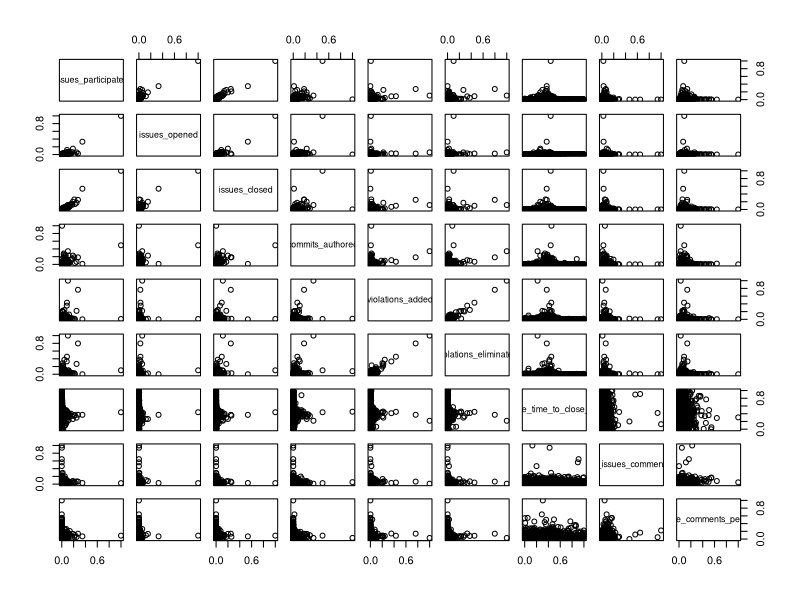
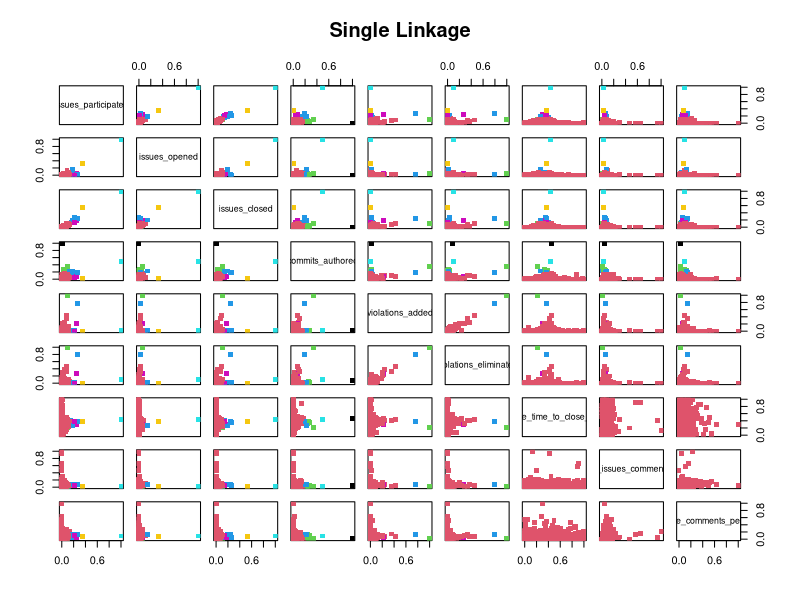
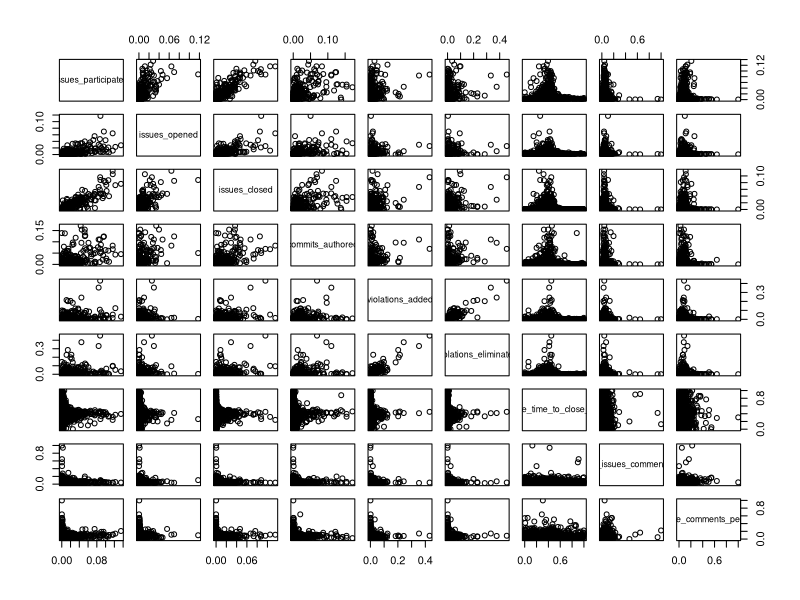
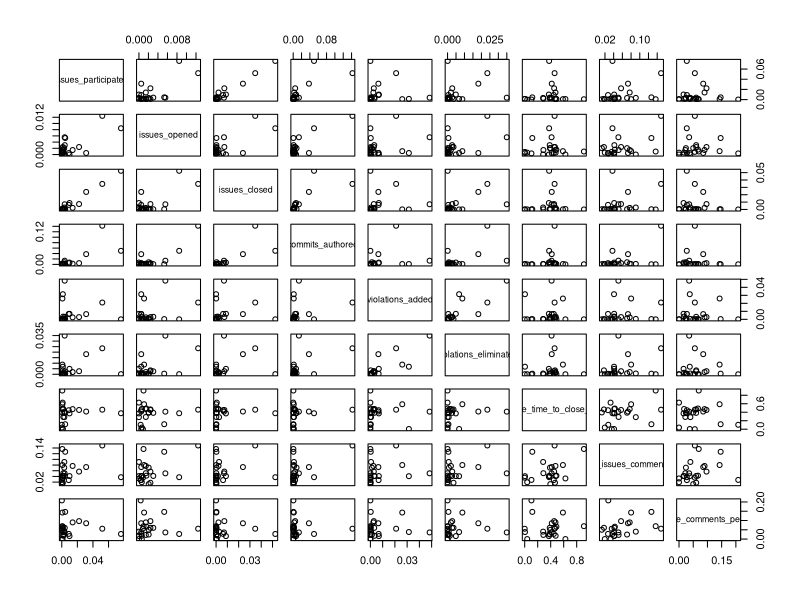
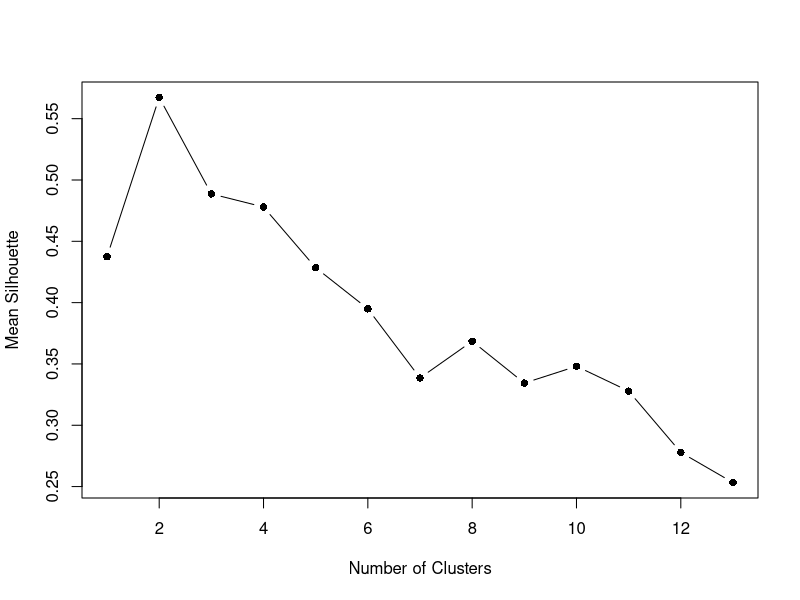
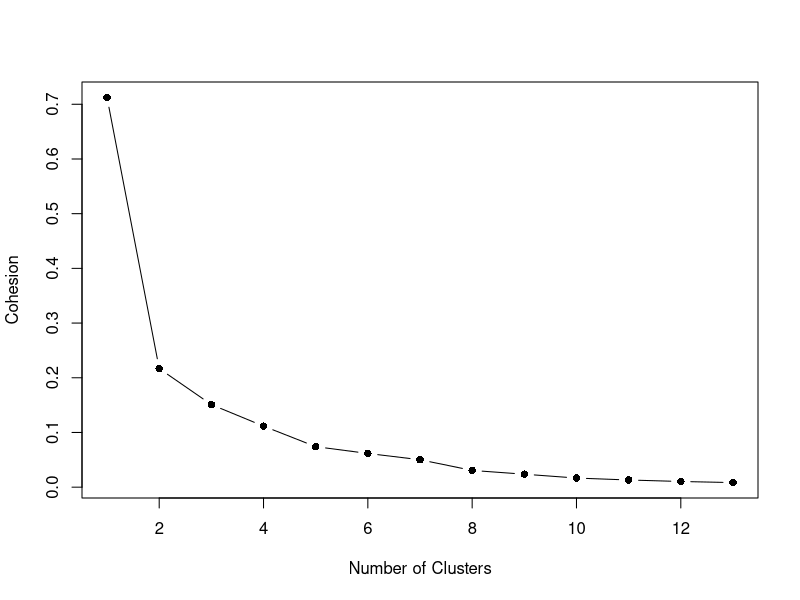
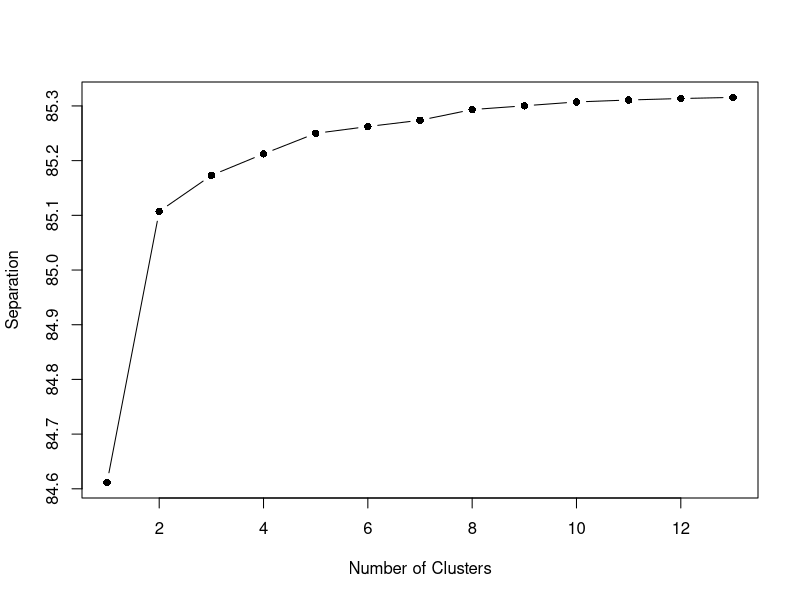
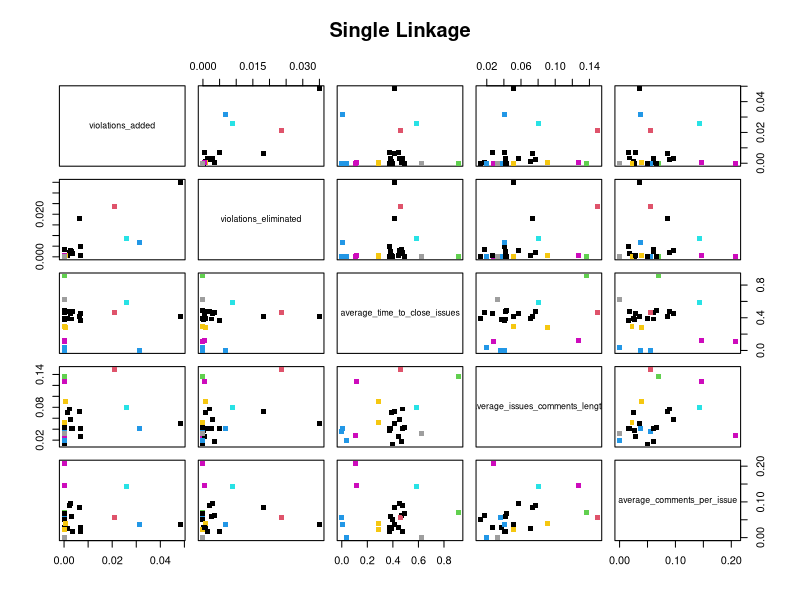

Reproduce these figures in R, in order.
library(cluster)
library(class)
library(MLmetrics)
library(dplyr)
library(tidyr)
library(ggplot2)


Distance <- function(cluster)
{
  # the center of the cluster, mean of all the points
  center <- colMeans(cluster)
  
  # calculate the summed squared error between every point and 
  # the center of that cluster 
  distance <- apply( cluster, 1, function(row)
  {
    sum( ( row - center )^2 )
  }) %>% sum()
  
  return(distance)
}
wss <- function(d) {
  sum(scale(d, scale = FALSE)^2)
}
wrap <- function(i, hc, x) {
  cl <- cutree(hc, i)
  spl <- split(x, cl)
  wss <- sum(sapply(spl, wss))
  wss
}


dataset = read.csv("dataset.csv", sep=';', header = TRUE, na.strings = c("NA"), colClasses = c("character", "character", "numeric", "numeric", "integer", "integer", "integer", "numeric", "numeric", "integer", "integer", "integer", "integer", "integer", "integer", "numeric", "integer", "integer", "integer", "integer", "integer", "integer", "integer", "integer", "integer", "integer", "integer"))

data= as.data.frame(dataset)

#First stage of data process: Missing Values removal
MissingValeus <- na.omit(data)


#Second stage of data process: Exclude 1-day developers
data2 = MissingValeus[!(MissingValeus$activity_period_in_days<=1),]

#Third stage of data process: Exclude short time contributors
data2 = data2[order(data2$activity_period_in_days,decreasing = TRUE),]
data3 = data2[-c(2307:2563),]
data3 = data3[,c('issues_participated',"issues_opened","issues_closed","commits_authored","violations_added","violations_eliminated", "average_time_to_close_issues", "average_issues_comments_length", "average_comments_per_issue")]

#Fourth stage of data process: Data normalization 
normalized = as.data.frame(lapply(data3, function(x) (x - min(x))/(max(x) - min(x))))

#Metruc for Sepperation
tss = Distance(normalized)
plot(normalized)

#First Cluster experiement
normalized_euclidean = dist(normalized[1:4], method = "euclidean")
normalized_euclidean_hc_complete = hclust(normalized_euclidean, method = "complete")
normalized_euclidean_clusters = cutree(normalized_euclidean_hc_complete, k = 7)
plot(normalized, col = normalized_euclidean_clusters, pch = 15, main = "Single Linkage")


cluster_data = (normalized_euclidean_clusters == 2)
cluster_data = rbind((which(cluster_data == TRUE)))
deep_normalized = normalized[cluster_data,]
plot(deep_normalized)

#Second Cluater only in first experiementy's second cluster 
deep_normalized_euclidean = dist(deep_normalized[1:4], method = "euclidean")
deep_normalized_euclidean_hc_complete = hclust(deep_normalized_euclidean, method = "complete")
deep_normalized_euclidean_clusters = cutree(deep_normalized_euclidean_hc_complete, k = 7)

#New dataset that only contains Devs
devops_clusters = (normalized_euclidean_clusters == 4)
devops_clusters2 = (normalized_euclidean_clusters == 5)
devops_clusters3 = (deep_normalized_euclidean_clusters == 5)
devops_clusters4 = (deep_normalized_euclidean_clusters == 6)
devops_clusters5 = (deep_normalized_euclidean_clusters == 7)
devops_cluster_data = rbind(devops_clusters, devops_clusters2, devops_clusters3, devops_clusters4, devops_clusters5)
devops_cluster_data = rbind((which(devops_cluster_data == TRUE)))
devops_normalized = normalized[devops_cluster_data,]
plot(devops_normalized)
devops_normalized = na.omit(devops_normalized)

devops_normalized_euclidean = dist(devops_normalized[5:9], method = "euclidean")
devops_normalized_euclidean_hc_complete = hclust(devops_normalized_euclidean, method = "complete")

devops_normalized_euclidean_silhouette = c()
devops_normalized_euclidean_cohesion= c()
devops_normalized_euclidean_seperation= c()
for (i in 2:14){
  devops_normalized_euclidean_clusters = cutree(devops_normalized_euclidean_hc_complete, k = i)
  devops_normalized_euclidean_silhouette[i-1] = mean(silhouette(devops_normalized_euclidean_clusters, devops_normalized_euclidean)[, 3])
  devops_normalized_euclidean_cohesion[i-1] = wrap(i, devops_normalized_euclidean_hc_complete, devops_normalized[5:9])
  devops_normalized_euclidean_seperation[i-1] = tss - devops_normalized_euclidean_cohesion[i-1]  
  
}
#Metrics for number of clusters decision
plot(devops_normalized_euclidean_silhouette, type = "b",pch=c(16), xlab="Number of Clusters", ylab="Mean Silhouette" )
plot(devops_normalized_euclidean_cohesion, type = "b",pch=c(16), xlab="Number of Clusters", ylab="Cohesion" )
plot(devops_normalized_euclidean_seperation, type = "b",pch=c(16), xlab="Number of Clusters", ylab="Separation" )

devops_normalized_euclidean_clusters = cutree(devops_normalized_euclidean_hc_complete, k = 8)
plot(devops_normalized[5:9], col = devops_normalized_euclidean_clusters, pch = 15, main = "Single Linkage")

boxplot(devops_normalized$violations_added ~ devops_normalized_euclidean_clusters, xlab='Cluster', ylab='violations_added')
boxplot(devops_normalized$violations_eliminated ~ devops_normalized_euclidean_clusters, xlab='Cluster', ylab='violations_eliminated')
boxplot(devops_normalized$average_time_to_close_issues ~ devops_normalized_euclidean_clusters, xlab='Cluster', ylab='average_time_to_close_issues')
boxplot(devops_normalized$average_comments_per_issue ~ devops_normalized_euclidean_clusters, xlab='Cluster', ylab='average_comments_per_issue')
boxplot(devops_normalized$average_issues_comments_length ~ devops_normalized_euclidean_clusters, xlab='Cluster', ylab='average_issues_comments_length')
